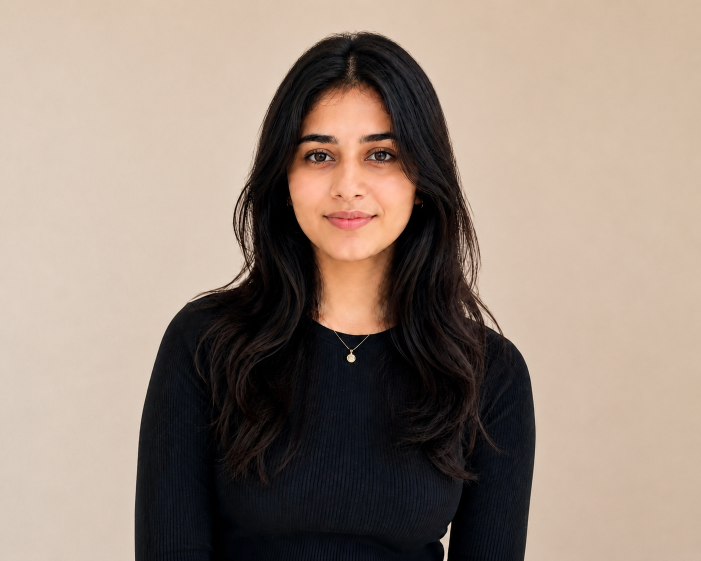
#> input picture frontend/dist/before.png, 1402 x 1122 px (shown at 1/2 size)
$ python -i compliance_inspector.py   (imports and definitions only)   (older library calls are emulated)
#> lines starting #> are read from the running program, lines starting #| are printed output that depends on the picture
### python-ai-service/app/services/face_detection.py
"""
face_detection.py — Shared face detection helper.

Uses OpenCV's Haar cascade classifier to detect the largest face
in a grayscale image.  All services that need face detection should
import from this module instead of rebuilding the cascade locally.
"""

import cv2


def detect_largest_face(gray_image: cv2.Mat):
    """Run OpenCV Haar cascade on a grayscale image.

    Args:
        gray_image: A grayscale OpenCV Mat.

    Returns:
        Tuple (x, y, w, h) of the largest detected face, or None if
        no face was found.
    """
    cascade = cv2.CascadeClassifier(
        cv2.data.haarcascades + "haarcascade_frontalface_default.xml"
    )
    faces = cascade.detectMultiScale(
        gray_image,
        scaleFactor=1.1,
        minNeighbors=5,
        minSize=(60, 60),
    )

    if len(faces) == 0:
        return None

    return max(faces, key=lambda rect: rect[2] * rect[3])

### python-ai-service/app/services/compliance_score.py
"""
Composite Passport Compliance Scoring Module
Calculates an aggregate compliance index (0-100%) based on face resolution,
blur score, head ratio, and background uniformity.
"""

from typing import Dict, Any

__all__ = ["calculate_composite_score"]

def calculate_composite_score(metrics: Dict[str, Any]) -> Dict[str, Any]:
    """
    Given a set of image quality metrics, compute individual aspect scores
    and a final weighted composite compliance score with letter grading.
    """
    blur_score = metrics.get("blur_score", 100.0)
    face_width = metrics.get("face_width", 350)
    face_height = metrics.get("face_height", 450)
    background_uniformity = metrics.get("background_uniformity", 90.0)
    head_ratio = metrics.get("head_ratio", 0.75)

    # 1. Blur Score Component (max score at blur_score >= 120)
    blur_component = min(100.0, (blur_score / 120.0) * 100.0)

    # 2. Resolution Component (max score at face_width >= 300 & height >= 375)
    res_component = min(100.0, (face_width / 300.0) * 50.0 + (face_height / 375.0) * 50.0)

    # 3. Background Uniformity Component
    bg_component = min(100.0, max(0.0, background_uniformity))

    # 4. Head Ratio Component (ideal: 0.65-0.80)
    if 0.65 <= head_ratio <= 0.80:
        ratio_component = 100.0
    else:
        ratio_component = max(0.0, 100.0 - abs(head_ratio - 0.72) * 200.0)

    # Weighted aggregate score
    overall_score = round(
        0.35 * blur_component + 0.35 * res_component + 0.15 * bg_component + 0.15 * ratio_component,
        1
    )

    if overall_score >= 90.0:
        grade = "A+"
        status = "EXCELLENT"
    elif overall_score >= 80.0:
        grade = "A"
        status = "PASS"
    elif overall_score >= 65.0:
        grade = "B"
        status = "ACCEPTABLE"
    else:
        grade = "F"
        status = "FAIL"

    return {
        "overall_score": overall_score,
        "grade": grade,
        "status": status,
        "breakdown": {
            "blur_rating": round(blur_component, 1),
            "resolution_rating": round(res_component, 1),
            "background_rating": round(bg_component, 1),
            "head_ratio_rating": round(ratio_component, 1),
        }
    }

### python-ai-service/app/services/compliance_inspector.py
import cv2
import numpy as np
from dataclasses import dataclass
from typing import Optional, Tuple, Dict, Any
from PIL import Image
import io
from app.services.preset_compliance_engine import PresetComplianceEngine
from app.services.compliance_score import calculate_composite_score

# --- Rules (approximate heuristics) ---

# Passport-style tilt guidance (roll angle). Hard fail if abs(roll) > 3 degrees.
TILT_HARD_FAIL_DEG = 3.0

# Blur / Laplacian variance
BLUR_THRESHOLD = 80.0  # keep consistent with face_quality_gate.py

# Face size vs DPI readiness (heuristic)
MIN_FACE_W_PX_AT_ORIGINAL = 300
MIN_FACE_H_PX_AT_ORIGINAL = 375

# Lighting balance: compare left/right intensity variance (lower is better).
LIGHTING_MAX_MEAN_DIFF = 35.0

# Presets Face Spacing / Size Rules (Face height to photo height ratio)
PRESET_FACE_RATIOS = {
    "35x45": (0.70, 0.80),    # India/UK Passport: 70%-80%
    "51x51": (0.50, 0.69),    # USA Visa: 50%-69%
    "33x48": (0.70, 0.80),    # Schengen: 70%-80%
    "40x60": (0.70, 0.80),    # China Visa: 70%-80%
    "2x2in": (0.50, 0.69),    # US Passport: 50%-69%
}

PRESET_ASPECT_RATIOS = {
    "35x45": 35.0 / 45.0,
    "51x51": 1.0,
    "33x48": 33.0 / 48.0,
    "40x60": 40.0 / 60.0,
    "2x2in": 1.0,
}


@dataclass
class ComplianceItem:
    id: str
    title: str
    status: str  # pass | warn | fail
    detail: str
    code: Optional[str] = None
    suggestion: Optional[str] = None
    auto_fixable: bool = False


def _compute_laplace_blur_score(gray: np.ndarray) -> float:
    return float(cv2.Laplacian(gray, cv2.CV_64F).var())


def _detect_face(gray: np.ndarray) -> Optional[Tuple[int, int, int, int]]:
    from app.services.face_detection import detect_largest_face
    rect = detect_largest_face(gray)
    if rect is None:
        return None
    x, y, w, h = rect
    return int(x), int(y), int(w), int(h)


# [20 lines left out: function _estimate_roll_degrees, not called in this run]


def _detect_eyes_and_get_tilt(gray: np.ndarray, face_rect: Tuple[int, int, int, int]) -> Tuple[float, Optional[list]]:
    x, y, w, h = face_rect
    roi_gray = gray[y:y+int(h*0.6), x:x+w]

    eye_cascade = cv2.CascadeClassifier(cv2.data.haarcascades + "haarcascade_eye.xml")
    eyes = eye_cascade.detectMultiScale(roi_gray, scaleFactor=1.1, minNeighbors=5, minSize=(15, 15))

    if len(eyes) >= 2:
        sorted_eyes = sorted(eyes, key=lambda e: e[0])
        best_pair = None
        for i in range(len(sorted_eyes) - 1):
            e1 = sorted_eyes[i]
            e2 = sorted_eyes[i+1]
            e1_cx = e1[0] + e1[2] // 2
            e1_cy = e1[1] + e1[3] // 2
            e2_cx = e2[0] + e2[2] // 2
            e2_cy = e2[1] + e2[3] // 2

            dx = e2_cx - e1_cx
            dy = e2_cy - e1_cy
            if dx > 0.15 * w and abs(dy) < 0.15 * h:
                best_pair = (e1, e2)
                break

        if best_pair:
            e1, e2 = best_pair
            e1_x_full = x + e1[0] + e1[2] // 2
            e1_y_full = y + e1[1] + e1[3] // 2
            e2_x_full = x + e2[0] + e2[2] // 2
            e2_y_full = y + e2[1] + e2[3] // 2

            angle_rad = np.arctan2(e2_y_full - e1_y_full, e2_x_full - e1_x_full)
            angle_deg = float(np.degrees(angle_rad))

            return angle_deg, [
                {"x": e1_x_full, "y": e1_y_full},
                {"x": e2_x_full, "y": e2_y_full}
            ]

    roll = _estimate_roll_degrees(gray, face_rect)
    return roll, None


def _check_background(image: np.ndarray, face_rect: Tuple[int, int, int, int]) -> Dict[str, Any]:
    h, w = image.shape[:2]
    patch_h = max(5, int(h * 0.12))
    patch_w = max(5, int(w * 0.15))

    tl_patch = image[0:patch_h, 0:patch_w]
    tr_patch = image[0:patch_h, w - patch_w:w]

    samples = []
    if tl_patch.size > 0:
        samples.append(tl_patch.reshape(-1, 3))
    if tr_patch.size > 0:
        samples.append(tr_patch.reshape(-1, 3))

    if not samples:
        return {"is_plain": True, "is_light": True, "std_dev": 0.0, "mean_val": 255.0, "mean_sat": 0.0}

    pixels = np.vstack(samples)
    gray_pixels = cv2.cvtColor(pixels.reshape(-1, 1, 3), cv2.COLOR_BGR2GRAY).flatten()
    hsv_pixels = cv2.cvtColor(pixels.reshape(-1, 1, 3), cv2.COLOR_BGR2HSV).reshape(-1, 3)

    std_dev = float(np.std(gray_pixels))
    mean_val = float(np.mean(gray_pixels))
    mean_sat = float(np.mean(hsv_pixels[:, 1]))

    is_plain = std_dev < 18.0
    is_light = mean_val > 170.0 and mean_sat < 60.0

    return {
        "is_plain": is_plain,
        "is_light": is_light,
        "std_dev": std_dev,
        "mean_val": mean_val,
        "mean_sat": mean_sat
    }


def _lighting_balance(gray: np.ndarray, face_rect: Tuple[int, int, int, int]) -> Dict[str, float]:
    x, y, w, h = face_rect
    roi = gray[max(0, y):y + h, max(0, x):x + w]
    if roi.size == 0:
        return {"left_mean": 0.0, "right_mean": 0.0, "mean_diff": 9999.0}

    half = w // 2
    left = roi[:, :half]
    right = roi[:, half:]

    left_mean = float(np.mean(left)) if left.size else 0.0
    right_mean = float(np.mean(right)) if right.size else 0.0
    mean_diff = float(abs(left_mean - right_mean))
    return {"left_mean": left_mean, "right_mean": right_mean, "mean_diff": mean_diff}


def _accessories_soft_warning(image: np.ndarray) -> Optional[ComplianceItem]:
    gray = cv2.cvtColor(image, cv2.COLOR_BGR2GRAY)
    face_rect = _detect_face(gray)
    if not face_rect:
        return None
    x, y, w, h = face_rect

    upper = gray[max(0, y):y + int(h * 0.35), max(0, x):x + w]
    if upper.size == 0:
        return None

    thresh = np.percentile(upper, 20)
    dark_ratio = float(np.mean(upper < thresh))

    if dark_ratio > 0.18:
        return ComplianceItem(
            id="accessories",
            title="Accessories / Glasses",
            status="warn",
            detail="Possible accessories (glasses/hat) detected. Many countries restrict these.",
            code="ACCESSORIES_POSSIBLE",
            suggestion="Remove any hats, head coverings, or thick glasses unless worn for religious/medical reasons.",
            auto_fixable=False
        )
    return None


def inspect_compliance(image_path: str, size_preset: Optional[str] = None) -> Dict[str, Any]:
#> called with image_path = '../../../frontend/dist/before.png'
    image = cv2.imread(image_path)
#> image is the input picture: shape (1122, 1402, 3); mean B, G, R 122.8, 135.3, 151.7
    if image is None:
        return {
            "passed": False,
            "hard_fail": True,
            "items": [
                {
                    "id": "image_read",
                    "title": "Image validity",
                    "status": "fail",
                    "detail": "Could not decode image.",
                    "code": "UNREADABLE_IMAGE",
                    "suggestion": "Please upload a valid image file.",
                    "auto_fixable": False
                }
            ],
            "composite_score": {"overall_score": 0.0, "status": "FAIL", "grade": "F"}
        }

    h, w = image.shape[:2]
    gray = cv2.cvtColor(image, cv2.COLOR_BGR2GRAY)
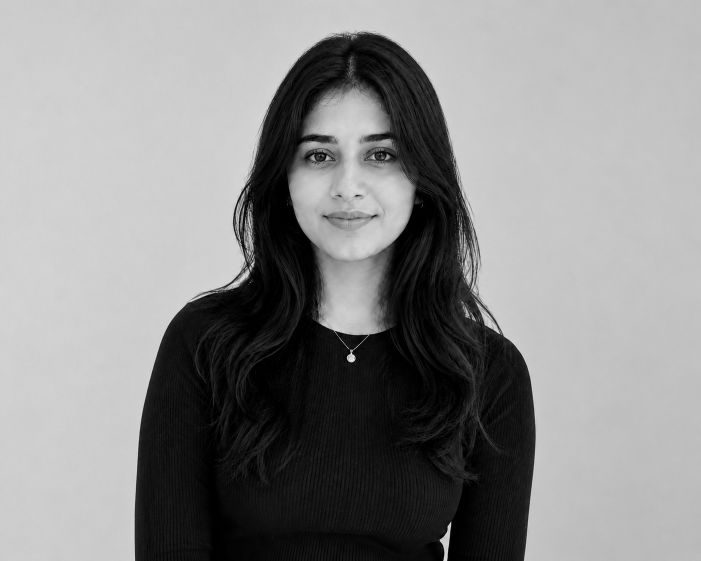
#> gray: shape (1122, 1402) (shown at 1/2 size); min 0, max 242, mean 138.8

    items = []

    face_rect = _detect_face(gray)
#> in detect_largest_face, `faces = cascade.detectMultiScale( gray_image, scaleFactor=1.1, minNeig..`: faces = [[537, 197, 323, 323]]
#> in _detect_face, `rect = detect_largest_face(gray)`: rect = [537, 197, 323, 323]
#> in _detect_face, `x, y, w, h = rect`: x = 537; y = 197; w = 323
#> face_rect = (537, 197, 323, 323)
    if not face_rect:
        items.append({
            "id": "face",
            "title": "Face detection",
            "status": "fail",
            "detail": "No face detected. Photo must be a clear front-facing portrait.",
            "code": "NO_FACE_DETECTED",
            "suggestion": "Make sure your face is fully visible, well-lit, and directly facing the camera.",
            "auto_fixable": False
        })
        return {
            "passed": False,
            "hard_fail": True,
            "items": items,
            "composite_score": {"overall_score": 0.0, "status": "FAIL", "grade": "F"}
        }

    fx, fy, fw, fh = face_rect
#> fx = 537; fy = 197; fw = 323; fh = 323
    face_cx = fx + fw // 2
#> face_cx = 698
    face_cy = fy + fh // 2
#> face_cy = 358
    img_cx = w // 2
    img_cy = h // 2

    # DPI & quality readiness
    dpi_status = "pass"
    dpi_detail = "Image resolution appears sufficient for 300 DPI printing."
    dpi_suggestion = None
    if fw < MIN_FACE_W_PX_AT_ORIGINAL or fh < MIN_FACE_H_PX_AT_ORIGINAL:
        dpi_status = "fail"
        dpi_detail = f"Image resolution is too low for high-quality printing (face: {fw}x{fh}px)."
        dpi_suggestion = "Move closer to the camera and take the photo with higher resolution settings."

    items.append({
        "id": "dpi_quality",
        "title": "DPI & Print Quality",
        "status": dpi_status,
        "detail": dpi_detail,
        "code": "LOW_RESOLUTION" if dpi_status == "fail" else None,
        "suggestion": dpi_suggestion,
        "auto_fixable": False
    })

    # Blur
    blur_score = _compute_laplace_blur_score(gray)
#> blur_score = 141.1
    blur_status = "pass" if blur_score >= BLUR_THRESHOLD else "fail"
#> blur_status = 'pass'
    blur_detail = f"Image sharpness score: {blur_score:.1f} (min {BLUR_THRESHOLD})."
#> blur_detail = 'Image sharpness score: 141.1 (min 80.0).'
    blur_suggestion = None
    if blur_status == "fail":
        blur_detail = "Image is blurry or out of focus."
        blur_suggestion = "Take the photo in good lighting, hold the camera steady, and make sure it is in focus."

    items.append({
        "id": "blur",
        "title": "Sharpness",
        "status": blur_status,
        "detail": blur_detail,
        "code": "FACE_TOO_BLURRY" if blur_status == "fail" else None,
        "suggestion": blur_suggestion,
        "auto_fixable": False,
        "meta": {"blur_score": blur_score},
    })

    # Tilt / roll
    roll_deg, detected_eyes = _detect_eyes_and_get_tilt(gray, face_rect)
#> in _detect_eyes_and_get_tilt, `x, y, w, h = face_rect`: x = 537; y = 197; w = 323
#> in _detect_eyes_and_get_tilt, `roi_gray = gray[y:y+int(h*0.6), x:x+w]`:
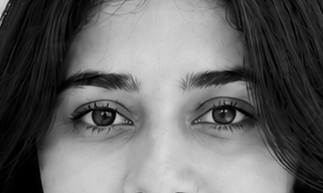
#> roi_gray: shape (193, 323); min 0, max 216, mean 103.1
#> in _detect_eyes_and_get_tilt, `eyes = eye_cascade.detectMultiScale(roi_gray, scaleFactor=1.1, minNeig..`: eyes = [[182, 81, 70, 70], [62, 80, 76, 76]]
#> in _detect_eyes_and_get_tilt, `sorted_eyes = sorted(eyes, key=lambda e: e[0])`: sorted_eyes = [[62, 80, 76, 76], [182, 81, 70, 70]]
#> the loop in _detect_eyes_and_get_tilt, `for i in range(len(sorted_eyes) - 1):` made 1 pass
#> (e1_cx, e1_cy, e2_cx, e2_cy, dx, dy, best_pair) on pass 1: (100, 118, 217, 116, 117, -2, ([62, 80, 76, 76], [182, 81, 70, 70]))
#> in _detect_eyes_and_get_tilt, `e1_x_full = x + e1[0] + e1[2] // 2`: e1_x_full = 637
#> in _detect_eyes_and_get_tilt, `e1_y_full = y + e1[1] + e1[3] // 2`: e1_y_full = 315
#> in _detect_eyes_and_get_tilt, `e2_x_full = x + e2[0] + e2[2] // 2`: e2_x_full = 754
#> in _detect_eyes_and_get_tilt, `e2_y_full = y + e2[1] + e2[3] // 2`: e2_y_full = 313
#> in _detect_eyes_and_get_tilt, `angle_rad = np.arctan2(e2_y_full - e1_y_full, e2_x_full - e1_x_full)`: angle_rad = -0.0171
#> in _detect_eyes_and_get_tilt, `angle_deg = float(np.degrees(angle_rad))`: angle_deg = -0.979
#> roll_deg = -0.979; detected_eyes = 2 items
    tilt_status = "pass" if abs(roll_deg) <= TILT_HARD_FAIL_DEG else "fail"
#> tilt_status = 'pass'
    tilt_detail = f"Estimated head tilt (roll): {roll_deg:.1f}° (limit ±{TILT_HARD_FAIL_DEG}°)."
    tilt_suggestion = None
    if tilt_status == "fail":
        tilt_detail = f"Head tilt ({roll_deg:.1f}°) exceeds standard passport guidelines."
        tilt_suggestion = "Ensure your head is perfectly level and facing straight. Click Auto-Fix to automatically straighten."

    items.append({
        "id": "tilt",
        "title": "Face Angle & Tilt",
        "status": tilt_status,
        "detail": tilt_detail,
        "code": "TILT_OUT_OF_RANGE" if tilt_status == "fail" else None,
        "suggestion": tilt_suggestion,
        "auto_fixable": True,
        "meta": {"roll_deg": roll_deg, "eyes": detected_eyes},
    })

    # Face Centering
    horiz_offset = abs(face_cx - img_cx) / w
#> horiz_offset = 0.00214
    face_top_ratio = fy / h
#> face_top_ratio = 0.176
    face_bottom_ratio = (fy + fh) / h
#> face_bottom_ratio = 0.463

    centering_status = "pass"
    centering_detail = "Face is properly centered."
    centering_suggestion = None
    centering_code = None

    if horiz_offset > 0.08:
        centering_status = "fail"
        centering_code = "FACE_NOT_CENTERED_HORIZONTAL"
        direction = "right" if face_cx < img_cx else "left"
        centering_detail = f"Face is not centered horizontally (offset by {horiz_offset*100:.1f}%)."
        centering_suggestion = f"Shift the camera slightly to the {direction} or click Auto-Fix to center your face."
    elif face_top_ratio < 0.06:
        centering_status = "fail"
        centering_code = "FACE_TOO_CLOSE_TOP"
        centering_detail = "Face is too close to the top edge."
        centering_suggestion = "Tilt the camera down, move lower, or click Auto-Fix to center your face."
    elif face_bottom_ratio > 0.94:
        centering_status = "fail"
        centering_code = "FACE_TOO_CLOSE_BOTTOM"
        centering_detail = "Face is too close to the bottom edge."
        centering_suggestion = "Tilt the camera up, move higher, or click Auto-Fix to center your face."

    items.append({
        "id": "centering",
        "title": "Face Centering",
        "status": centering_status,
        "detail": centering_detail,
        "code": centering_code,
        "suggestion": centering_suggestion,
        "auto_fixable": True
    })

    # Background
    bg_info = _check_background(image, face_rect)
#> in _check_background, `tl_patch = image[0:patch_h, 0:patch_w]`:
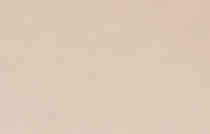
#> tl_patch: shape (134, 210, 3); mean B, G, R 182.4, 200.9, 219.8
#> in _check_background, `tr_patch = image[0:patch_h, w - patch_w:w]`:
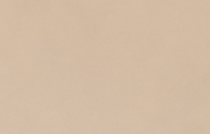
#> tr_patch: shape (134, 210, 3); mean B, G, R 164.7, 187.9, 211.3
#> in _check_background, `std_dev = float(np.std(gray_pixels))`: std_dev = 6.31
#> in _check_background, `mean_val = float(np.mean(gray_pixels))`: mean_val = 198.3
#> in _check_background, `mean_sat = float(np.mean(hsv_pixels[:, 1]))`: mean_sat = 49.86
#> in _check_background, `is_plain = std_dev < 18.0`: is_plain = True
#> bg_info = {'is_plain': True, 'is_light': True, 'std_dev': 6.31, 'mean_val': 198.3, 'mean_sat': 49.86}
    bg_status = "pass"
    bg_detail = "Background is flat and uniform."
    bg_suggestion = None
    bg_code = None

    if not bg_info["is_plain"]:
        bg_status = "fail"
        bg_code = "BACKGROUND_NOT_PLAIN"
        bg_detail = f"Background contains patterns, shadows, or objects (std dev: {bg_info['std_dev']:.1f})."
        bg_suggestion = "Step in front of a flat, solid-colored wall, or click Auto-Fix to remove the background."
    elif not bg_info["is_light"]:
        bg_status = "warn"
        bg_code = "BACKGROUND_NOT_LIGHT"
        bg_detail = "Background is too dark or highly saturated."
        bg_suggestion = "For standard compliance, use a white background. Click Auto-Fix to change the background to white."

    items.append({
        "id": "background",
        "title": "Background Uniformity",
        "status": bg_status,
        "detail": bg_detail,
        "code": bg_code,
        "suggestion": bg_suggestion,
        "auto_fixable": True,
        "meta": bg_info
    })

    # Dimensions & Spacing preset check
    preset = size_preset or "35x45"
    face_ratio = fh / h
#> face_ratio = 0.288
    target_min, target_max = PRESET_FACE_RATIOS.get(preset, (0.50, 0.80))
    aspect_target = PRESET_ASPECT_RATIOS.get(preset, 0.778)
    aspect_actual = w / h

    spacing_status = "pass"
    spacing_detail = f"Face height covers {face_ratio*100:.1f}% of photo (target: {target_min*100:.0f}%-{target_max*100:.0f}%)."
    spacing_suggestion = None
    spacing_code = None

    if face_ratio < target_min:
        spacing_status = "fail"
        spacing_code = "FACE_TOO_SMALL_RATIO"
        spacing_detail = f"Face is too small (covers only {face_ratio*100:.1f}% of height, required: {target_min*100:.0f}%-{target_max*100:.0f}%)."
        spacing_suggestion = "Move closer to the camera or click Auto-Fix to crop the image appropriately."
    elif face_ratio > target_max:
        spacing_status = "fail"
        spacing_code = "FACE_TOO_LARGE_RATIO"
        spacing_detail = f"Face is too large (covers {face_ratio*100:.1f}% of height, required: {target_min*100:.0f}%-{target_max*100:.0f}%)."
        spacing_suggestion = "Step back from the camera or click Auto-Fix to zoom out and frame correctly."
    elif abs(aspect_actual - aspect_target) / aspect_target > 0.10:
        spacing_status = "warn"
        spacing_code = "ASPECT_RATIO_MISMATCH"
        spacing_detail = f"Image aspect ratio ({aspect_actual:.2f}) does not match selected preset ({aspect_target:.2f})."
        spacing_suggestion = "Note: The photo will be auto-cropped/resized to match the preset's dimensions."

    items.append({
        "id": "dimensions",
        "title": "Dimensions & Spacing",
        "status": spacing_status,
        "detail": spacing_detail,
        "code": spacing_code,
        "suggestion": spacing_suggestion,
        "auto_fixable": spacing_status != "pass"
    })

    # Lighting balance / shadows
    lighting = _lighting_balance(gray, face_rect)
#> in _lighting_balance, `x, y, w, h = face_rect`: x = 537; y = 197; w = 323
#> in _lighting_balance, `roi = gray[max(0, y):y + h, max(0, x):x + w]`:
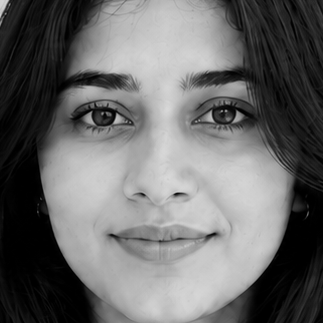
#> roi: shape (323, 323); min 0, max 216, mean 105.5
#> in _lighting_balance, `half = w // 2`: half = 161
#> (the rest of the program and of its run is left out)
